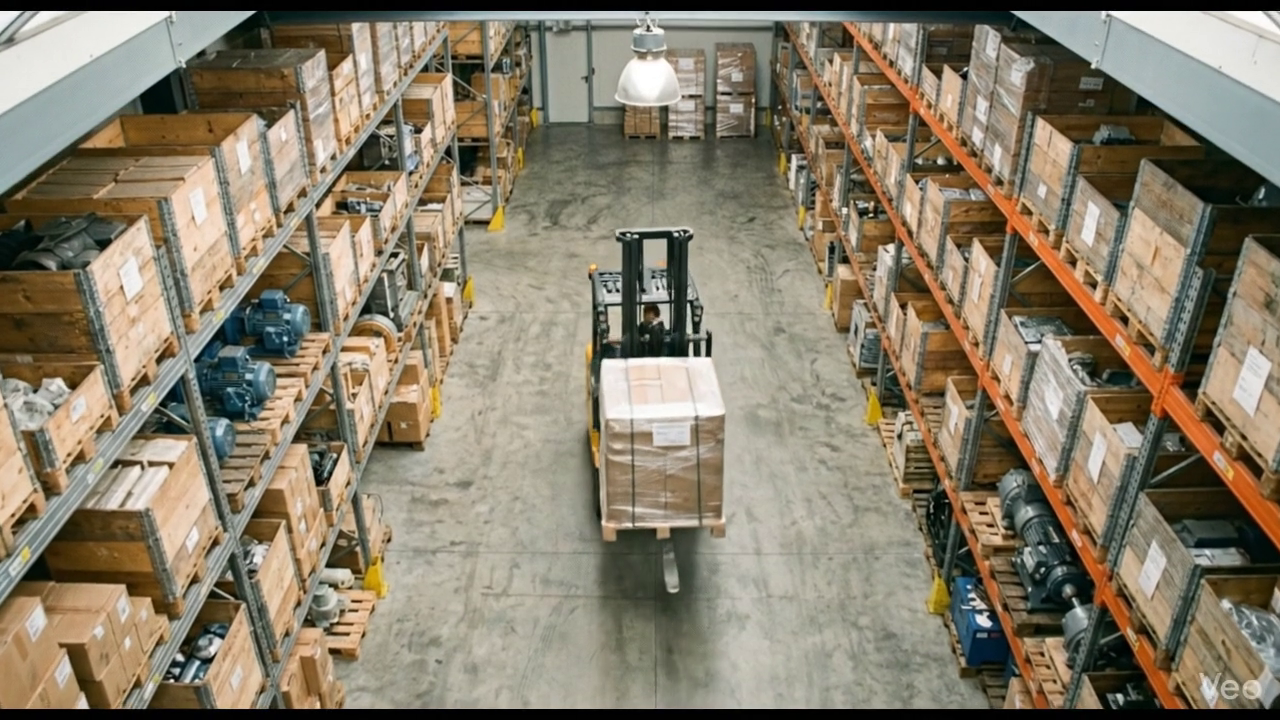
#> input picture frame 19 of Video/input_video.mp4, 1280 x 720 px
$ python flipVDO.py
#> lines starting #> are read from the running program, lines starting #| are printed output that depends on the picture
import cv2
vdo = cv2.VideoCapture("Video/input_video.mp4")
while True:
    ret, frame = vdo.read()
#> frame is the input picture: shape (720, 1280, 3); mean B, G, R 107.1, 126.5, 136.2
    if not ret:
        break


    # [7 lines of commented-out code are left out]


    flip_both = cv2.flip(frame, 0)
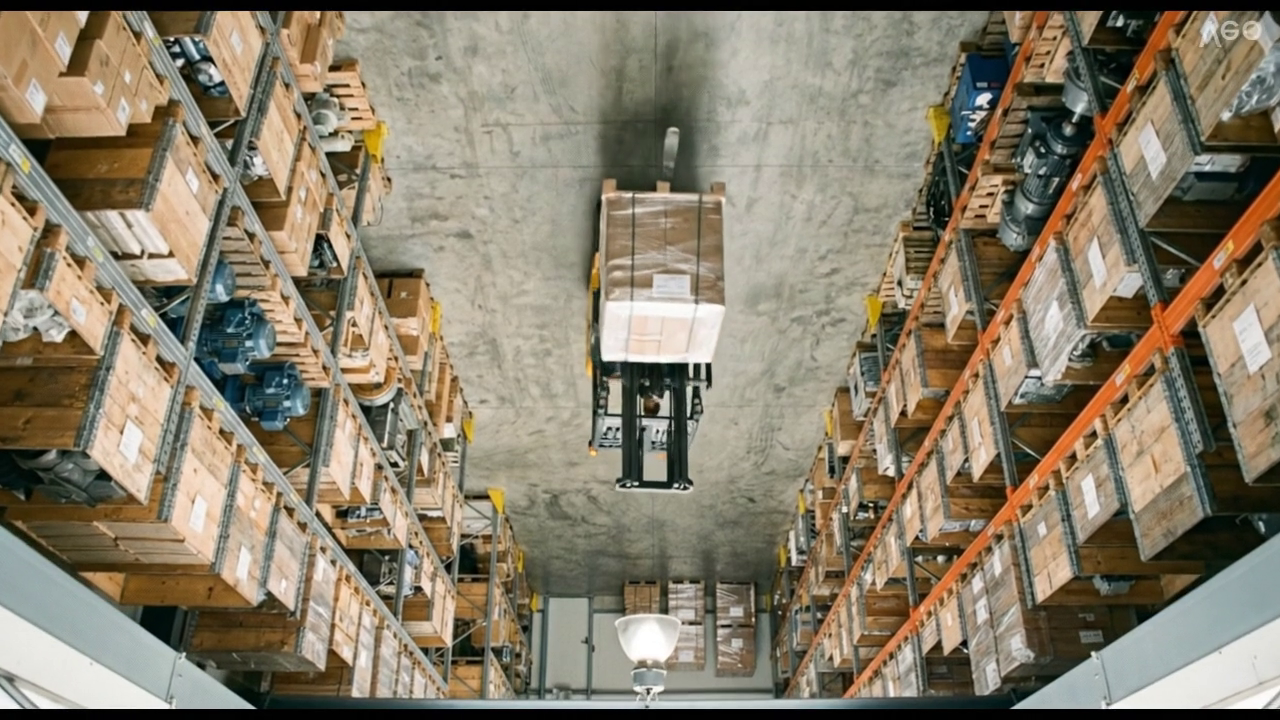
#> flip_both: shape (720, 1280, 3); mean B, G, R 107.1, 126.5, 136.2
    cv2.imshow("Ori IMG!", frame)
    cv2.imshow("Fliped IMG!", flip_both)
    if cv2.waitKey(25) & 0xFF  == ord('q'):
#> (key q is pressed here)
        break
vdo.release()
cv2.destroyAllWindows()

$ run again, starting later in the video
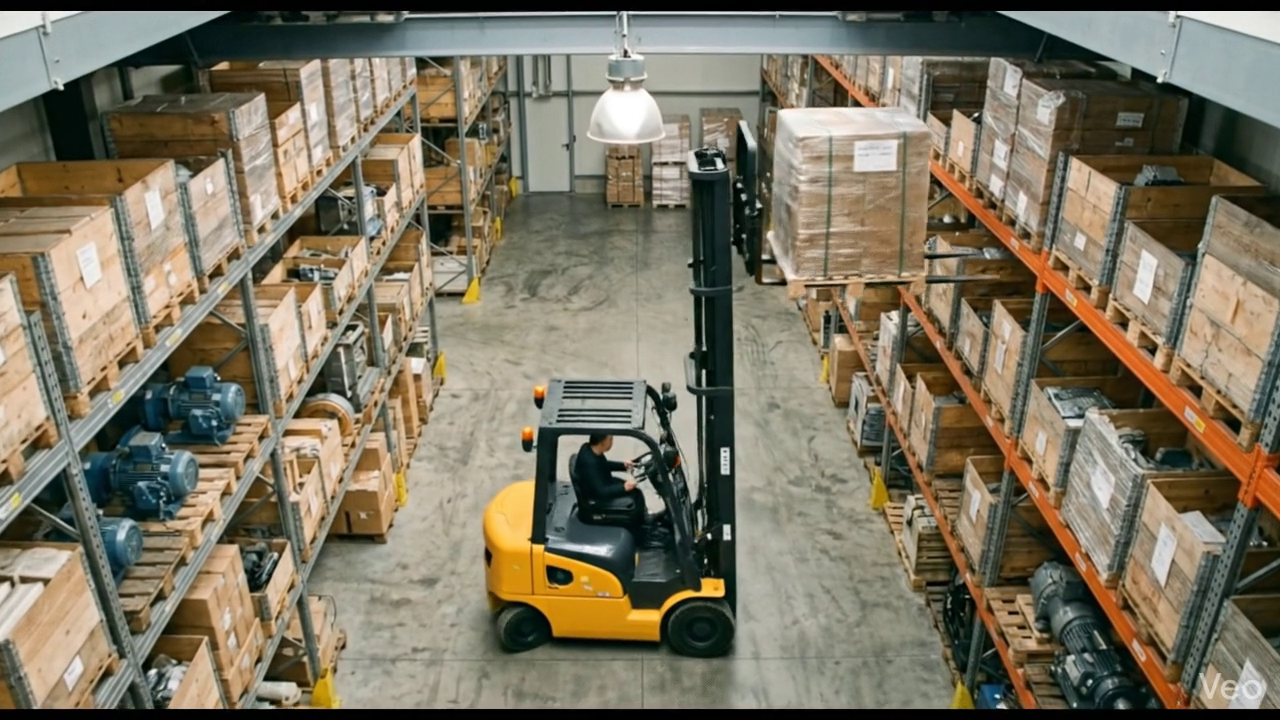
#> input picture frame 86 of Video/input_video.mp4, 1280 x 720 px
#> frame is the input picture: shape (720, 1280, 3); mean B, G, R 97.4, 116.6, 124.3
#> `flip_both = cv2.flip(frame, 0)`:
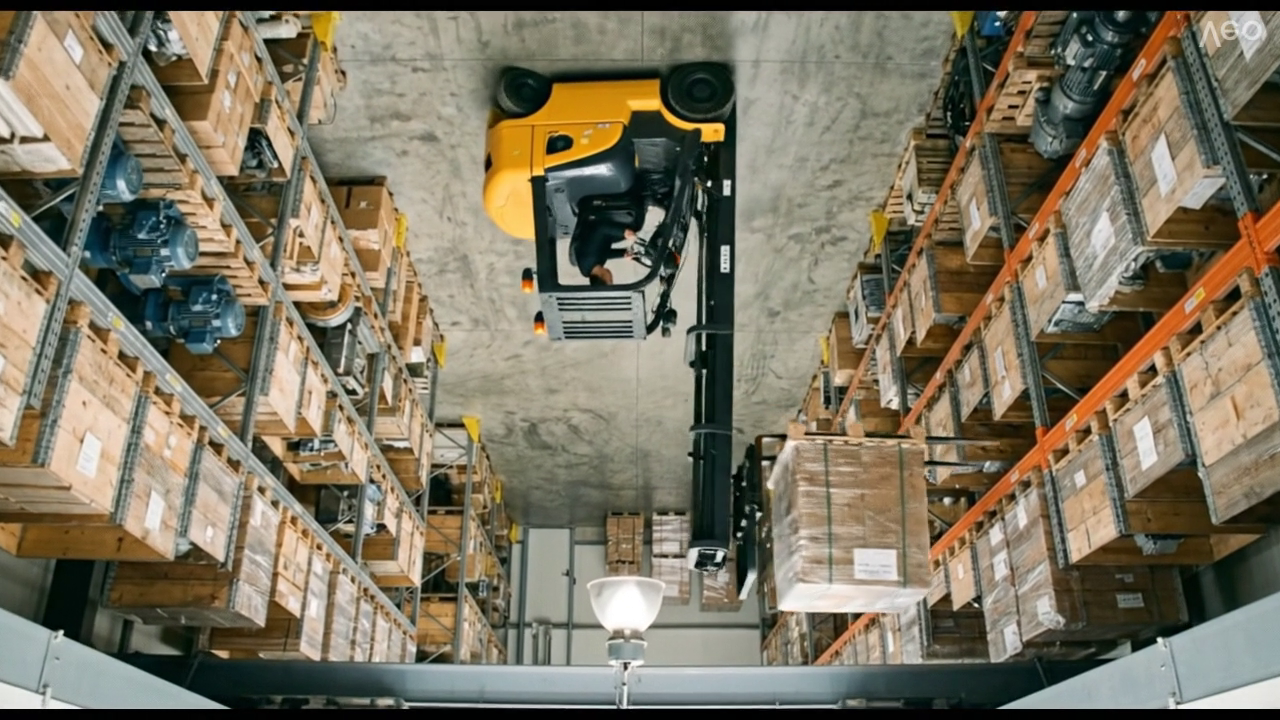
#> flip_both: shape (720, 1280, 3); mean B, G, R 97.4, 116.6, 124.3

$ run again, starting later in the video
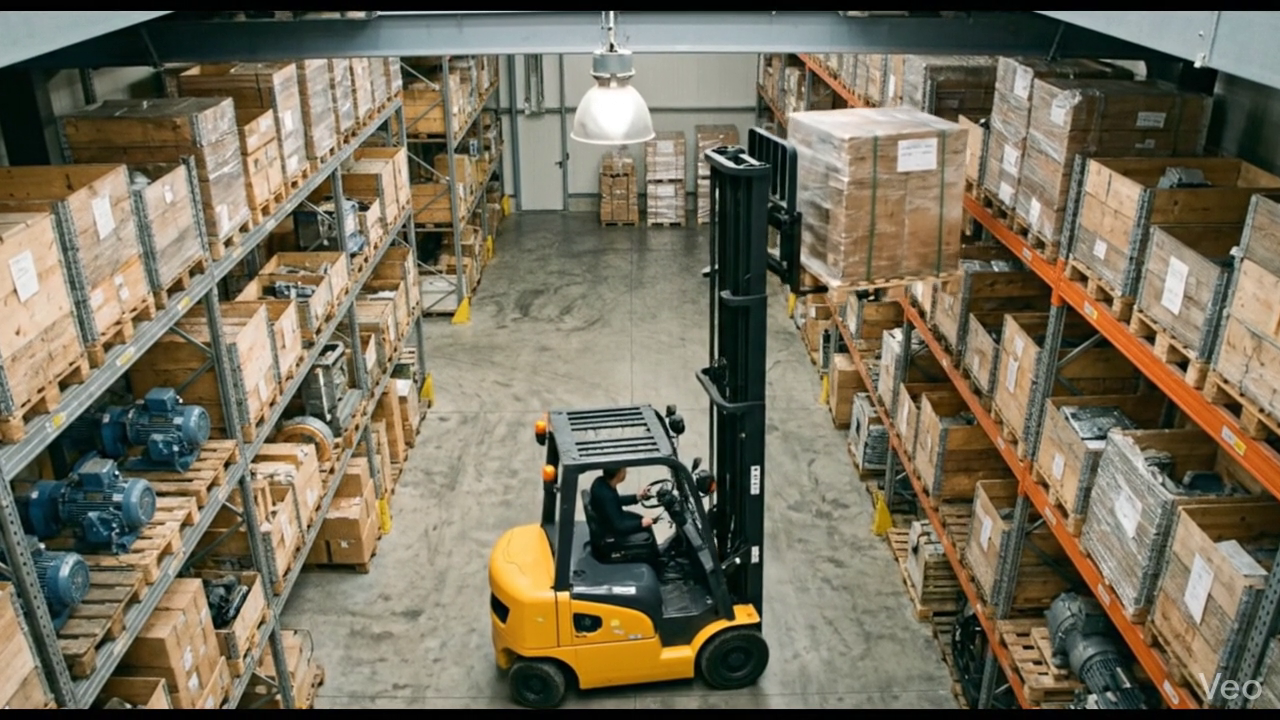
#> input picture frame 153 of Video/input_video.mp4, 1280 x 720 px
#> frame is the input picture: shape (720, 1280, 3); mean B, G, R 92.2, 111.5, 118.9
#> `flip_both = cv2.flip(frame, 0)`:
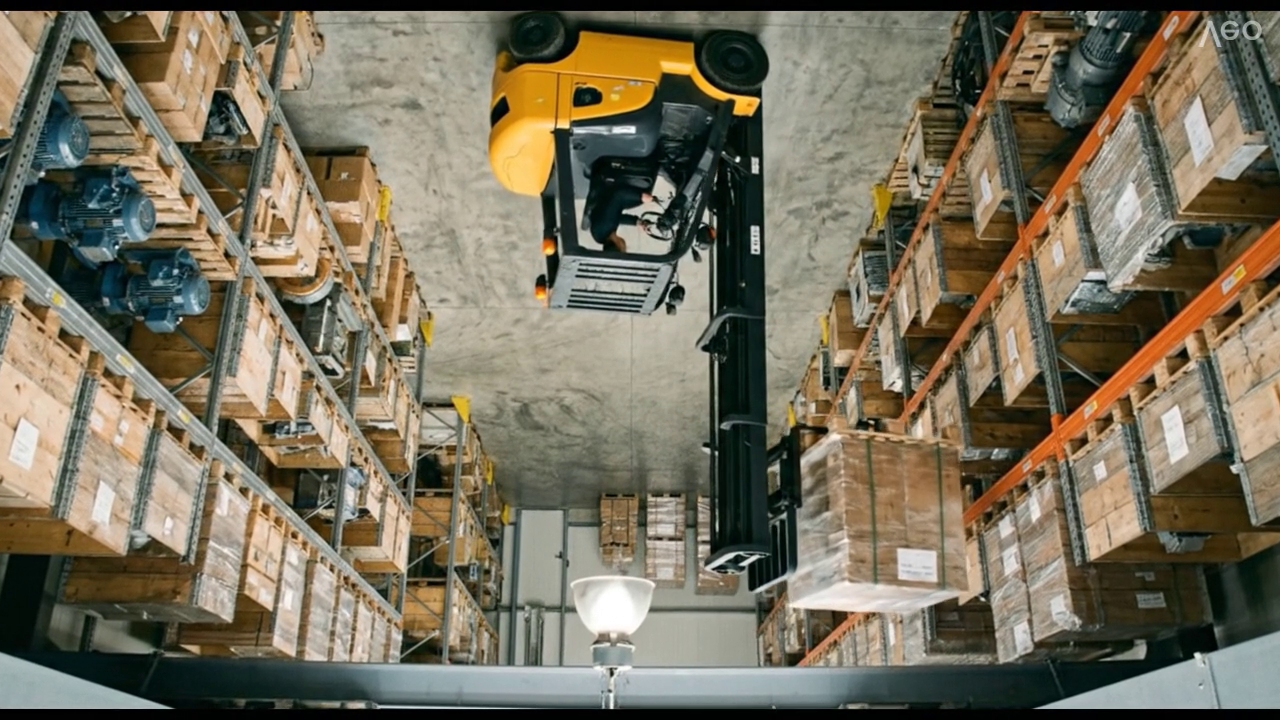
#> flip_both: shape (720, 1280, 3); mean B, G, R 92.2, 111.5, 118.9
